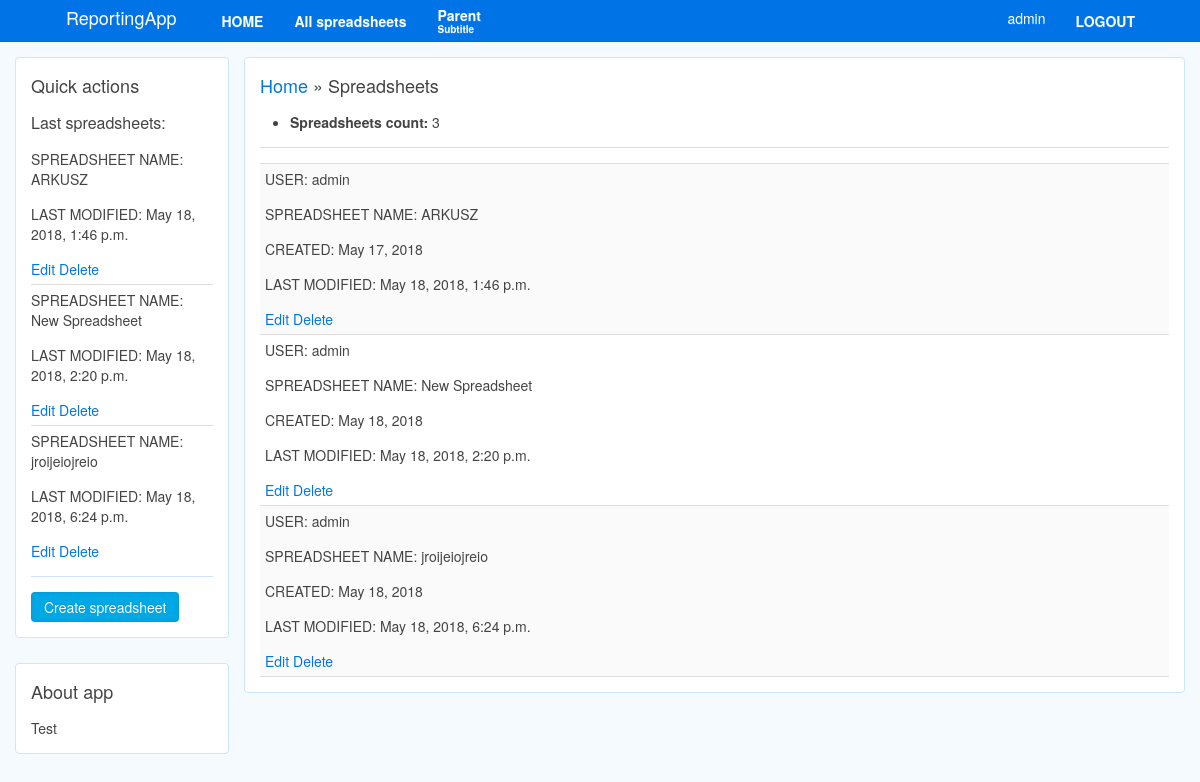
Page /reports/spreadsheets/ (signed in) on the earlier database version.
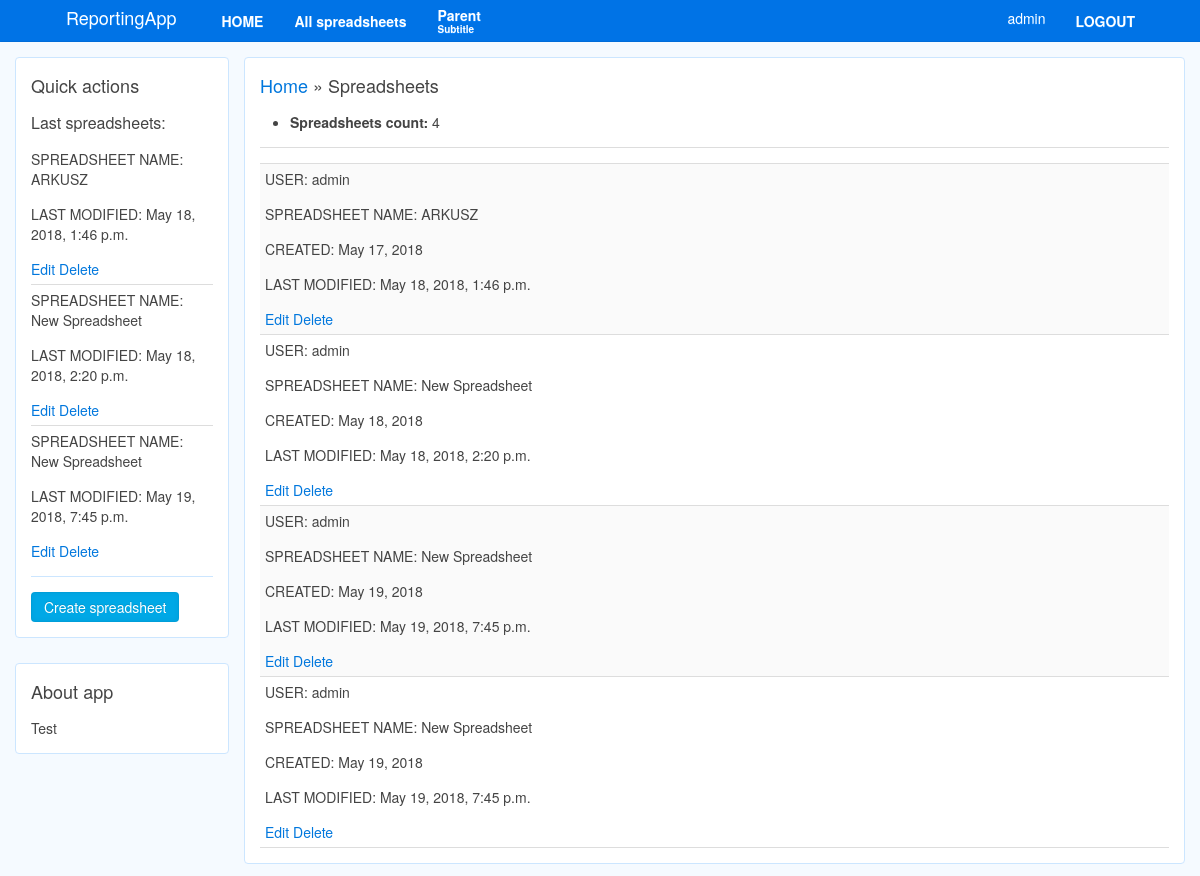
Same page on the later database version.
### reports/models.py (models this page shows)
class Spreadsheet(models.Model):
	user = models.ForeignKey(User, unique=False, on_delete=models.CASCADE)
	spreadsheet_name = models.CharField(max_length=255)
	spreadsheet_creation_date = models.DateField(auto_now_add=True, editable=False)
	spreadsheet_last_modification = models.DateTimeField(auto_now=True)

### reports/views.py (the view)
# urls.py: path(r'spreadsheets/', views.spreadsheets, name='spreadsheets'),
@login_required
def spreadsheets(request):
    spreadsheets = Spreadsheet.objects.filter(user__id = request.user.id)
    num_spreadsheets = len(spreadsheets)
    return render(request, 'spreadsheets.html', context={'spreadsheets': spreadsheets, 'num_spreadsheets': num_spreadsheets}, )

### reports/templates/spreadsheets.html
{% extends "./base/base_quickactions.html" %}
{% block breadcrumbs %}
	<a href="{% url 'home' %}">{{ block.super }}</a> » Spreadsheets
{% endblock %}
{% block quick_actions %}
	<h4>Last spreadsheets:</h4>
	<ul class="uk-list uk-list-line">
		{% for spreadsheet in spreadsheets|slice:"0:3" %}
		<li>
			<p>SPREADSHEET NAME: {{ spreadsheet.spreadsheet_name }}</p>
			<p>LAST MODIFIED: {{ spreadsheet.spreadsheet_last_modification }}</p>
			<a href="{{ spreadsheet.id }}/edit/">Edit</a>
			<a href="{{ spreadsheet.id }}/delete/">Delete</a>
		</li>
		{% endfor %}
	</ul>
	<hr style="color: #CCE6FF; border-color: #CCE6FF; background-color: #CCE6FF;">
	<a class="uk-button uk-button-primary" href="add/">Create spreadsheet</a>
{% endblock %}
{% block content %}
<div class="uk-width-1-1">
	<ul>
		<li>
			<strong>Spreadsheets count:</strong> {{ num_spreadsheets }}</li>
	</ul>
	<hr>
	<ul class="uk-list uk-list-striped">
		{% for spreadsheet in spreadsheets %}
		<li>
			<p>USER: {{ spreadsheet.user }}</p>
			<p>SPREADSHEET NAME: {{ spreadsheet.spreadsheet_name }}</p>
			<p>CREATED: {{ spreadsheet.spreadsheet_creation_date }}</p>
			<p>LAST MODIFIED: {{ spreadsheet.spreadsheet_last_modification }}</p>
			<a href="{{ spreadsheet.id }}/edit/">Edit</a>
			<a href="{{ spreadsheet.id }}/delete/">Delete</a>
		</li>
		{% endfor %}
	</ul>
</div>
{% endblock %}

Differences in the rows shown:
removed Spreadsheet: spreadsheet_name "jroijeiojreio", spreadsheet_last_modification "May 18, 2018, 6:24 p.m.", user "admin", spreadsheet_creation_date "May 18, 2018"
added Spreadsheet: spreadsheet_name "New Spreadsheet", spreadsheet_last_modification "May 19, 2018, 7:45 p.m.", user "admin", spreadsheet_creation_date "May 19, 2018"
added Spreadsheet: user "admin", spreadsheet_name "New Spreadsheet", spreadsheet_creation_date "May 19, 2018", spreadsheet_last_modification "May 19, 2018, 7:45 p.m.", shown under "Home» Spreadsheets"
Other differences:
{{ num_spreadsheets }}: "3" → "4"
